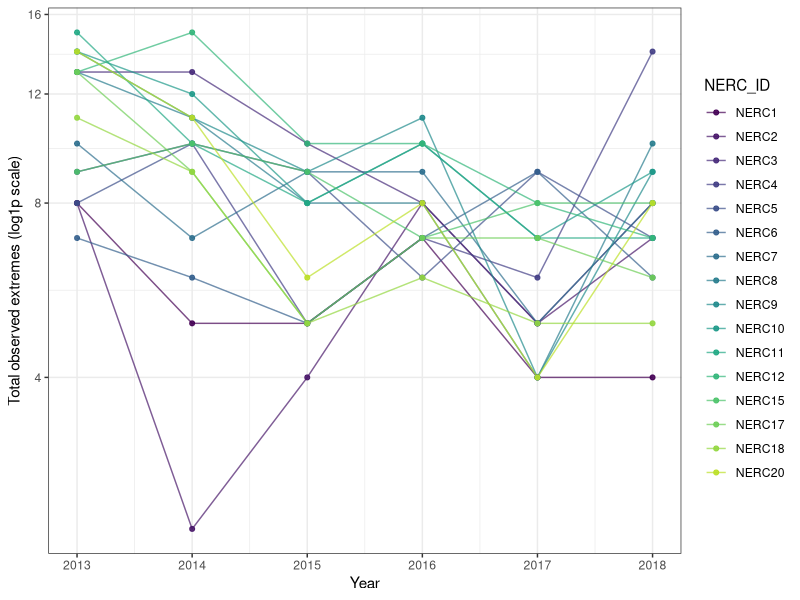
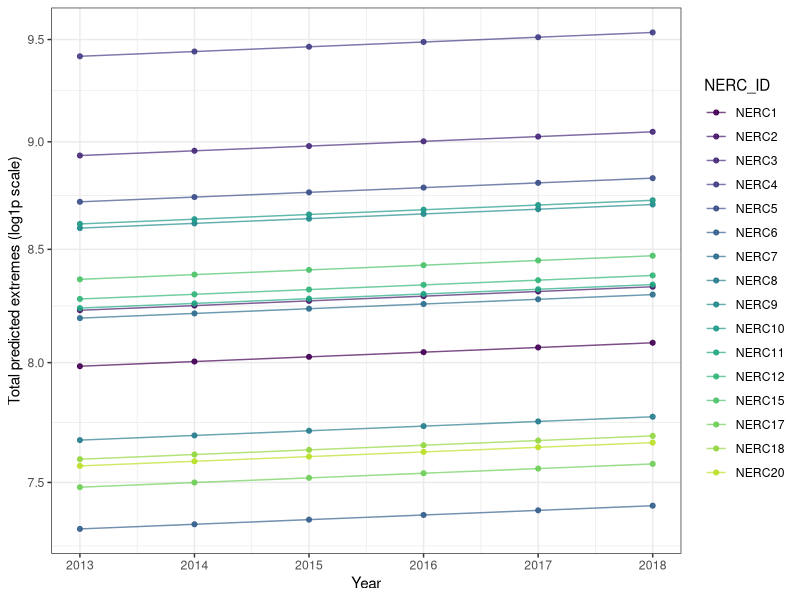

R code for these plots, in order:
# this code chunk is not AI (lines 1-28)
## if you do not have these packages
## you will have to install them
# uncomment line 5-6 and run
#install.packages("tidyverse", "rstudioapi", "lme4",
#                 "glmmTMB", "DHARMa")

# libraries
#R packages needed for code to run

library(tidyverse) # data wrangling 
library(rstudioapi) # helps set path so works on any machine

# fit mixed models
library(glmmTMB) # fit neg bin & zero-inflated 
library(viridis) # for plotting colors

## set working directory & get data
setwd(dirname(getActiveDocumentContext()$path))

train_df <- read.csv("../Output/cold_train_df.csv")
val_df <- read.csv("../Output/cold_val_df.csv")

train_df$data <- "train"
val_df$data <- "validate"

# from here down is AI
# written with chatgpt gpt 5.2
nerc_levels <- c(
  "NERC1","NERC2","NERC3","NERC4","NERC5","NERC6","NERC7","NERC8",
  "NERC9","NERC10","NERC11","NERC12","NERC15","NERC17","NERC18","NERC20"
)
train_df$NERC_ID <- factor(train_df$NERC_ID, levels = nerc_levels)
val_df$NERC_ID   <- factor(val_df$NERC_ID,   levels = nerc_levels)

train_df$c_year <- train_df$start_yr - mean(train_df$start_yr, na.rm=TRUE)
val_df$c_year <- val_df$start_yr - mean(val_df$start_yr, na.rm=TRUE)

df <- bind_rows(train_df, val_df)

# define form & model - includes year
form <- n_extreme ~ c_year + extreme_type + (1 | NERC_ID)

fit_nb <- glmmTMB(
  form, data = train_df,
  family = nbinom2(link = "log") # negative binomial
)

# Predict on val data 
df_predict <- val_df %>%
  distinct(NERC_ID, start_yr,c_year,extreme_type) %>%
  mutate(
    pred_n_extreme = predict(
      fit_nb,
      newdata = .,
      type = "response",
      allow.new.levels = TRUE
    )
  )

df_merged <- val_df %>%
  left_join(df_predict, by = c("NERC_ID", "start_yr", "extreme_type"))

df_merged <- df_merged %>%
  mutate(code = substr(extreme_type, 
                       nchar(extreme_type) - 1, nchar(extreme_type)))

###
df_tot <- df_merged %>%
  group_by(NERC_ID, start_yr) %>%
  summarise(n_extreme = sum(n_extreme, na.rm = TRUE), .groups = "drop")

p <- ggplot(df_tot, aes(start_yr, n_extreme, group = NERC_ID, color = NERC_ID)) +
  geom_line(alpha = 0.7) +
  geom_point(size = 1.4, alpha = 0.9) +
  scale_x_continuous(breaks = sort(unique(df_tot$start_yr))) +
  scale_y_continuous(trans = "log1p") +
  scale_color_viridis_d(option = "D", end = 0.9) +
  labs(x = "Year", y = "Total observed extremes (log1p scale)", color = "NERC_ID") +
  theme_bw()

df_tot_pred <- df_merged %>%
  group_by(NERC_ID, start_yr) %>%
  summarise(pred_n_extreme = sum(pred_n_extreme, na.rm = TRUE), .groups = "drop")

p1 <- ggplot(df_tot_pred, aes(start_yr, pred_n_extreme, group = NERC_ID, color = NERC_ID)) +
  geom_line(alpha = 0.7) +
  geom_point(size = 1.4, alpha = 0.9) +
  scale_x_continuous(breaks = sort(unique(df_tot$start_yr))) +
  scale_y_continuous(trans = "log1p") +
  scale_color_viridis_d(option = "D", end = 0.9) +
  labs(x = "Year", y = "Total predicted extremes (log1p scale)", color = "NERC_ID") +
  theme_bw()
